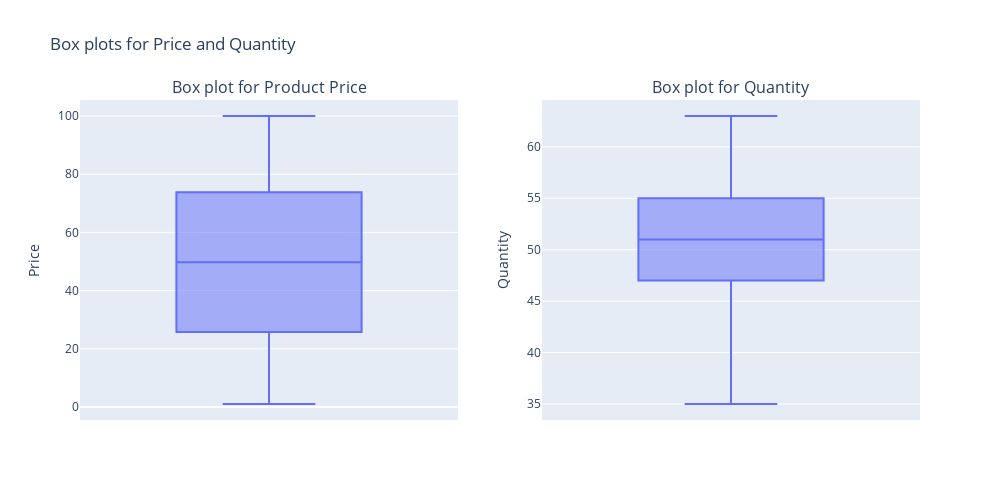

This figure's notebook cell:
### Code cell
fig8 = make_subplots(rows=1, cols=2, subplot_titles=('Box plot for Product Price', 'Box plot for Quantity'))

# Create box plot for AveragePrice
fig1 = px.box(df, y='Price', title='Box plot for Price')
# Add box plot to the first subplot
fig8.add_trace(fig1.data[0], row=1, col=1)

# Create box plot for AverageQuantity
fig1 = px.box(df, y='Quantity', title='Box plot for Quantity')
# Add box plot to the second subplot
fig8.add_trace(fig2.data[0], row=1, col=2)

# Update y-axis labels
fig8.update_yaxes(title_text='Price', row=1, col=1)
fig8.update_yaxes(title_text='Quantity', row=1, col=2)

# Update layout for the entire figure
fig8.update_layout(
    title_text='Box plots for Price and Quantity',
    width=1000,
    height=500
)

# Show plot
fig8.show()

### Figure 1 — Plotly figure (JSON) as saved in the notebook; plotly's stock layout.template omitted (floating-point values rounded to 4 significant figures; data arrays with more than 128 entries replaced by an {"elided": "..."} marker saying what was removed)
{"data": [{"alignmentgroup": "True", "hovertemplate": "Price=%{y}<extra></extra>", "legendgroup": "", "marker": {"color": "#636efa"}, "name": "", "notched": false, "offsetgroup": "", "orientation": "v", "showlegend": false, "type": "box", "x0": " ", "xaxis": "x", "y": {"elided": "2000 float values"}, "y0": " ", "yaxis": "y"}, {"alignmentgroup": "True", "hovertemplate": "AverageQuantity=%{y}<extra></extra>", "legendgroup": "", "marker": {"color": "#636efa"}, "name": "", "notched": false, "offsetgroup": "", "orientation": "v", "showlegend": false, "type": "box", "x0": " ", "xaxis": "x2", "y": [63, 62, 61, 61, 60, 60, 59, 59, 59, 59, 59, 58, 58, 58, 58, 58, 58, 58, 57, 56, 55, 55, 55, 55, 55, 54, 54, 54, 54, 54, 54, 54, 53, 53, 53, 53, 53, 53, 52, 52, 52, 52, 52, 52, 52, 52, 51, 51, 51, 51, 51, 51, 51, 51, 50, 50, 50, 49, 49, 49, 49, 48, 48, 48, 48, 47, 47, 47, 47, 47, 47, 47, 46, 46, 46, 45, 45, 44, 44, 44, 44, 43, 43, 42, 42, 42, 41, 41, 40, 40, 39, 38, 37, 36, 35], "y0": " ", "yaxis": "y2"}], "layout": {"annotations": [{"font": {"size": 16}, "showarrow": false, "text": "Box plot for Product Price", "x": 0.225, "xanchor": "center", "xref": "paper", "y": 1, "yanchor": "bottom", "yref": "paper"}, {"font": {"size": 16}, "showarrow": false, "text": "Box plot for Quantity", "x": 0.775, "xanchor": "center", "xref": "paper", "y": 1, "yanchor": "bottom", "yref": "paper"}], "height": 500, "title": {"text": "Box plots for Price and Quantity"}, "width": 1000, "xaxis": {"anchor": "y", "autorange": true, "domain": [0, 0.45], "range": [-0.5, 0.5], "type": "category"}, "xaxis2": {"anchor": "y2", "autorange": true, "domain": [0.55, 1], "range": [-0.5, 0.5], "type": "category"}, "yaxis": {"anchor": "x", "autorange": true, "domain": [0, 1], "range": [-4.468, 105.5], "title": {"text": "Price"}, "type": "linear"}, "yaxis2": {"anchor": "x2", "autorange": true, "domain": [0, 1], "range": [33.44, 64.56], "title": {"text": "Quantity"}, "type": "linear"}}}
